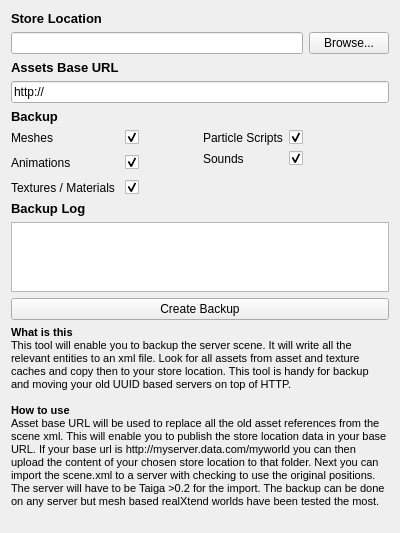
<?xml version="1.0" encoding="UTF-8"?>
<ui version="4.0">
 <class>SceneBackupWidget</class>
 <widget class="QWidget" name="SceneBackupWidget">
  <property name="geometry">
   <rect>
    <x>0</x>
    <y>0</y>
    <width>400</width>
    <height>533</height>
   </rect>
  </property>
  <property name="minimumSize">
   <size>
    <width>400</width>
    <height>0</height>
   </size>
  </property>
  <property name="windowTitle">
   <string>OpenSim Scene Backup</string>
  </property>
  <layout class="QVBoxLayout" name="verticalLayout">
   <item>
    <widget class="QLabel" name="label">
     <property name="font">
      <font>
       <pointsize>10</pointsize>
       <weight>75</weight>
       <bold>true</bold>
      </font>
     </property>
     <property name="text">
      <string>Store Location</string>
     </property>
    </widget>
   </item>
   <item>
    <layout class="QHBoxLayout" name="horizontalLayout">
     <item>
      <widget class="QLineEdit" name="lineedit_store_location"/>
     </item>
     <item>
      <widget class="QPushButton" name="button_browse_location">
       <property name="text">
        <string>Browse...</string>
       </property>
      </widget>
     </item>
    </layout>
   </item>
   <item>
    <widget class="QLabel" name="label_2">
     <property name="font">
      <font>
       <pointsize>10</pointsize>
       <weight>75</weight>
       <bold>true</bold>
      </font>
     </property>
     <property name="text">
      <string>Assets Base URL</string>
     </property>
    </widget>
   </item>
   <item>
    <layout class="QHBoxLayout" name="horizontalLayout_2">
     <item>
      <widget class="QLineEdit" name="lineedit_base_url">
       <property name="text">
        <string>http://</string>
       </property>
      </widget>
     </item>
    </layout>
   </item>
   <item>
    <widget class="QLabel" name="label_3">
     <property name="font">
      <font>
       <pointsize>10</pointsize>
       <weight>75</weight>
       <bold>true</bold>
      </font>
     </property>
     <property name="text">
      <string>Backup</string>
     </property>
    </widget>
   </item>
   <item>
    <layout class="QHBoxLayout" name="horizontalLayout_3">
     <item>
      <layout class="QFormLayout" name="formLayout">
       <property name="fieldGrowthPolicy">
        <enum>QFormLayout::AllNonFixedFieldsGrow</enum>
       </property>
       <property name="horizontalSpacing">
        <number>10</number>
       </property>
       <property name="verticalSpacing">
        <number>10</number>
       </property>
       <item row="0" column="0">
        <widget class="QLabel" name="meshLabel">
         <property name="minimumSize">
          <size>
           <width>100</width>
           <height>0</height>
          </size>
         </property>
         <property name="text">
          <string>Meshes</string>
         </property>
        </widget>
       </item>
       <item row="0" column="1">
        <widget class="QCheckBox" name="meshCheckBox">
         <property name="checked">
          <bool>true</bool>
         </property>
        </widget>
       </item>
       <item row="1" column="0">
        <widget class="QLabel" name="animationsLabel">
         <property name="text">
          <string>Animations</string>
         </property>
        </widget>
       </item>
       <item row="1" column="1">
        <widget class="QCheckBox" name="animationsCheckBox">
         <property name="checked">
          <bool>true</bool>
         </property>
        </widget>
       </item>
       <item row="2" column="0">
        <widget class="QLabel" name="texturesLabel">
         <property name="text">
          <string>Textures / Materials</string>
         </property>
        </widget>
       </item>
       <item row="2" column="1">
        <widget class="QCheckBox" name="texturesCheckBox">
         <property name="checked">
          <bool>true</bool>
         </property>
        </widget>
       </item>
      </layout>
     </item>
     <item>
      <layout class="QFormLayout" name="formLayout_2">
       <property name="fieldGrowthPolicy">
        <enum>QFormLayout::AllNonFixedFieldsGrow</enum>
       </property>
       <item row="0" column="0">
        <widget class="QLabel" name="particleScriptsLabel">
         <property name="text">
          <string>Particle Scripts</string>
         </property>
        </widget>
       </item>
       <item row="0" column="1">
        <widget class="QCheckBox" name="particleScriptsCheckBox">
         <property name="checked">
          <bool>true</bool>
         </property>
        </widget>
       </item>
       <item row="1" column="0">
        <widget class="QLabel" name="soundsLabel">
         <property name="text">
          <string>Sounds</string>
         </property>
        </widget>
       </item>
       <item row="1" column="1">
        <widget class="QCheckBox" name="soundsCheckBox">
         <property name="checked">
          <bool>true</bool>
         </property>
        </widget>
       </item>
      </layout>
     </item>
    </layout>
   </item>
   <item>
    <widget class="QLabel" name="label_4">
     <property name="font">
      <font>
       <pointsize>10</pointsize>
       <weight>75</weight>
       <bold>true</bold>
      </font>
     </property>
     <property name="text">
      <string>Backup Log</string>
     </property>
    </widget>
   </item>
   <item>
    <widget class="QPlainTextEdit" name="log">
     <property name="readOnly">
      <bool>true</bool>
     </property>
     <property name="plainText">
      <string/>
     </property>
    </widget>
   </item>
   <item>
    <widget class="QPushButton" name="button_do_backup">
     <property name="text">
      <string>Create Backup</string>
     </property>
    </widget>
   </item>
   <item>
    <widget class="QLabel" name="label_5">
     <property name="text">
      <string>&lt;!DOCTYPE HTML PUBLIC &quot;-//W3C//DTD HTML 4.0//EN&quot; &quot;http://www.w3.org/TR/REC-html40/strict.dtd&quot;&gt;
&lt;html&gt;&lt;head&gt;&lt;meta name=&quot;qrichtext&quot; content=&quot;1&quot; /&gt;&lt;style type=&quot;text/css&quot;&gt;
p, li { white-space: pre-wrap; }
&lt;/style&gt;&lt;/head&gt;&lt;body style=&quot; font-family:'MS Shell Dlg 2'; font-size:8.25pt; font-weight:400; font-style:normal;&quot;&gt;
&lt;p style=&quot; margin-top:0px; margin-bottom:0px; margin-left:0px; margin-right:0px; -qt-block-indent:0; text-indent:0px;&quot;&gt;&lt;span style=&quot; font-size:8pt; font-weight:600;&quot;&gt;What is this&lt;/span&gt;&lt;/p&gt;
&lt;p style=&quot; margin-top:0px; margin-bottom:0px; margin-left:0px; margin-right:0px; -qt-block-indent:0; text-indent:0px;&quot;&gt;&lt;span style=&quot; font-size:8pt;&quot;&gt;This tool will enable you to backup the server scene. It will write all the relevant entities to an xml file. Look for all assets from asset and texture caches and copy then to your store location. This tool is handy for backup and moving your old UUID based servers on top of HTTP.&lt;/span&gt;&lt;/p&gt;
&lt;p style=&quot;-qt-paragraph-type:empty; margin-top:0px; margin-bottom:0px; margin-left:0px; margin-right:0px; -qt-block-indent:0; text-indent:0px; font-size:8pt;&quot;&gt;&lt;/p&gt;
&lt;p style=&quot; margin-top:0px; margin-bottom:0px; margin-left:0px; margin-right:0px; -qt-block-indent:0; text-indent:0px;&quot;&gt;&lt;span style=&quot; font-size:8pt; font-weight:600;&quot;&gt;How to use&lt;/span&gt;&lt;/p&gt;
&lt;p style=&quot; margin-top:0px; margin-bottom:0px; margin-left:0px; margin-right:0px; -qt-block-indent:0; text-indent:0px;&quot;&gt;&lt;span style=&quot; font-size:8pt;&quot;&gt;Asset base URL will be used to replace all the old asset references from the scene xml. This will enable you to publish the store location data in your base URL. If your base url is http://myserver.data.com/myworld you can then upload the content of your chosen store location to that folder. Next you can import the scene.xml to a server with checking to use the original positions. The server will have to be Taiga &amp;gt;0.2 for the import. The backup can be done on any server but mesh based realXtend worlds have been tested the most.&lt;/span&gt;&lt;/p&gt;
&lt;p style=&quot;-qt-paragraph-type:empty; margin-top:0px; margin-bottom:0px; margin-left:0px; margin-right:0px; -qt-block-indent:0; text-indent:0px; font-size:8pt;&quot;&gt;&lt;/p&gt;
&lt;p style=&quot;-qt-paragraph-type:empty; margin-top:0px; margin-bottom:0px; margin-left:0px; margin-right:0px; -qt-block-indent:0; text-indent:0px; font-size:8pt;&quot;&gt;&lt;/p&gt;&lt;/body&gt;&lt;/html&gt;</string>
     </property>
     <property name="textFormat">
      <enum>Qt::RichText</enum>
     </property>
     <property name="wordWrap">
      <bool>true</bool>
     </property>
    </widget>
   </item>
  </layout>
 </widget>
 <resources/>
 <connections/>
</ui>
